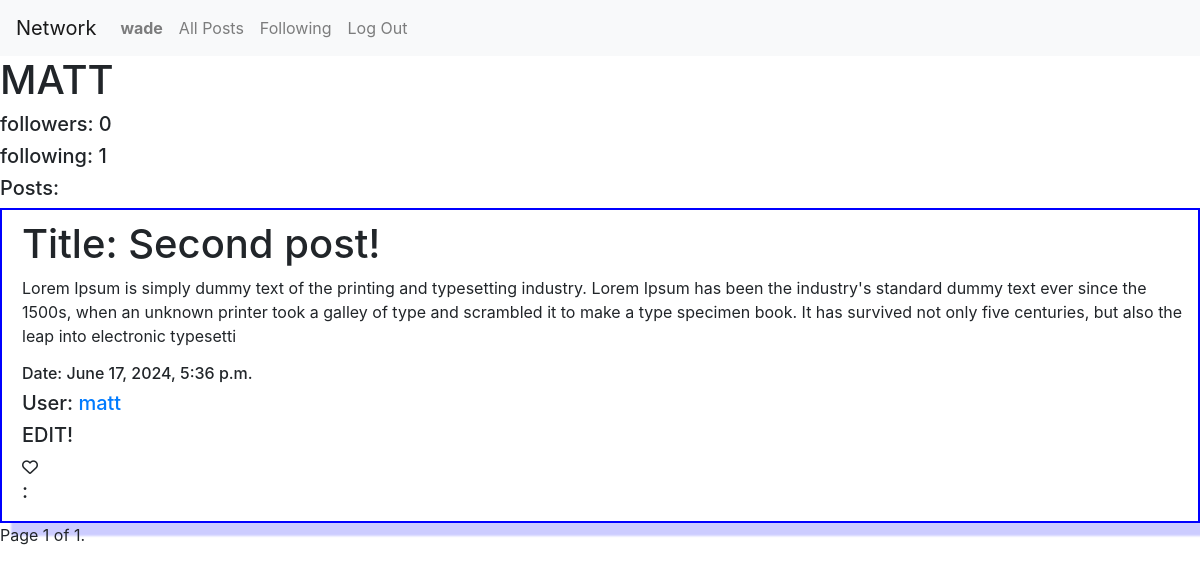
The page /profile/2 (signed in) on the database its author committed.
### network/models.py (models this page shows)
class User(AbstractUser):
    pass

class Profile(models.Model):
    followers=models.ManyToManyField(User,related_name="follower", blank=True) #who is following them
    following=models.ManyToManyField(User,related_name="following", blank=True) #who they are following
    user=models.ForeignKey(User,related_name="profile_user", on_delete=models.CASCADE) #user id foreign key

class Posts(models.Model):
    post_title=models.CharField(max_length=20) #title
    post_text=models.TextField(max_length=330) #text
    likes=models.ManyToManyField(User,related_name="post_likes", blank=True) #likes, will be many users
    post_date=models.DateTimeField(auto_now_add=True) #date/time
    user=models.ForeignKey(User, related_name="post_author", on_delete=models.CASCADE) #user id foreign key

### network/views.py (the view, shortened to what this page needs)
# urls.py: path("profile/<int:user_id>", views.profile, name="profile") # added profile page and users user_id
def profile(request, user_id):     # profile page
    viewer = request.user                 # gets logged in users info and profile
    viewer_profile = get_object_or_404(Profile, user=viewer)
    user = get_object_or_404(User, id=user_id) # gets user and profile of user clicked on
    profile = get_object_or_404(Profile, user=user)
    profile_followers= profile.followers.count()
    profile_following= profile.following.count()
    posts=Posts.objects.filter(user=user) # filter posts by user referenced by profile user above
    posts=posts.order_by("-post_date") # order posts by date
    for post in posts:                     # loop through all ordered posts and add a temporary attribute of the number of likes per post
        post.likes_counts=post.likes.count()
    p=Paginator(posts,10)            # paginating
    page_number=request.GET.get('page')
    page_obj=p.get_page(page_number)
    return render(request, "network/profile.html", {'viewer_profile':viewer_profile, 'profile':profile, 'page_obj':page_obj, 'profile_followers': profile_followers, 'profile_following': profile_following})   # renders profile.html of the user

### network/templates/network/profile.html (shortened to what this page needs)
{% extends "network/layout.html" %}
{% block body %}
<h1>
    {{profile.user| upper}}
</h1>
{% if profile_followers > 0 %}
<h5>followers: {{profile_followers}}</h5>
{% else %}
<h5>followers: 0</h5>
{% endif %}
{% if profile_following > 0 %}
<h5>following: {{profile_following}}</h5>
{% else %}
<h5>following: 0 </h5>
{% endif %}
<h5>Posts:</h5>
{% for page in page_obj %}
<div class="Post">
<h1>Title: {{page.post_title}}</h1>
<p>{{page.post_text}}</p>
<h6>Date: {{page.post_date}}</h6>
<h5>User: <a href="{% url 'profile' page.user.id %}">{{ page.user.username }}</a></h5>
<h5>EDIT!</h5>
<div class="heart_container">
    <i class="fa-regular fa-heart"></i>
</div>
<h5>: {{page.likes_count}}</h5>
</div>
{% endfor %}
<nav aria-label="Page navigation">
    <ul class="pagination">
        {% if page_obj.paginator.num_pages > 0 %}
        <li>
        <span class="pagination">
            Page {{ page_obj.number }} of {{ page_obj.paginator.num_pages }}.
        </span>
        </li>
        {% else %}
        <H1> No pages to display</H1>
        {% endif %}
    </ul>
    </nav>
{% endblock %}

### network/templates/network/layout.html (shortened to what this page needs)
{% load static %}
<!DOCTYPE html>
<html lang="en">
    <head>
        <link rel="stylesheet" href="https://stackpath.bootstrapcdn.com/bootstrap/4.4.1/css/bootstrap.min.css">
        <link href="{% static 'network/styles.css' %}" rel="stylesheet">
    </head>
    <body>
        <nav class="navbar navbar-expand-lg navbar-light bg-light">
            <a class="navbar-brand" href="#">Network</a>
            <div>
              <ul class="navbar-nav mr-auto">
                {% if user.is_authenticated %}
                    <li class="nav-item">
                        <a class="nav-link" href="#"><strong>{{ user.username }}</strong></a>
                    </li>
                {% endif %}
                <li class="nav-item">
                  <a class="nav-link" href="{% url 'index' %}">All Posts</a>
                </li>
                {% if user.is_authenticated %}
                    <li class="nav-item">
                        <a class="nav-link" href="#">Following</a>
                    </li>
                    <li class="nav-item">
                        <a class="nav-link" href="{% url 'logout' %}">Log Out</a>
                    </li>
                {% endif %}
              </ul>
            </div>
          </nav>
        <div class="body">
            {% block body %}
            {% endblock %}
        </div>
    </body>
</html>

### network/static/network/styles.css (style rules this page uses)
.Post { align-content: center; align-self: flex-end; box-shadow: 12px 12px 2px 1px rgba(0, 0, 255, .2); border: 2px solid blue; padding-left: 20px; padding-bottom: 10px; padding-top: 10px; }
.fa-heart { --fa-primary-color: red; }

### rows shown on the page
User: username "wade"
Profile: user "MATT"
Posts: post_title "Second post!", post_text "Lorem Ipsum is simply dummy text of the printing and typesetting industry. Lorem Ipsum has been the industry's standard dummy text ever since the 1500s, when an unknown printer took a galley of type and scrambled it to make a type specimen book. It has survived not only five centuries, but also the leap into electronic typesetti", post_date "June 17, 2024, 5:36 p.m.", user.username "matt"

### other values the page prints
{{ profile_following }} "1"
{{ page_obj.number }} "1"
{{ page_obj.paginator.num_pages }} "1"
